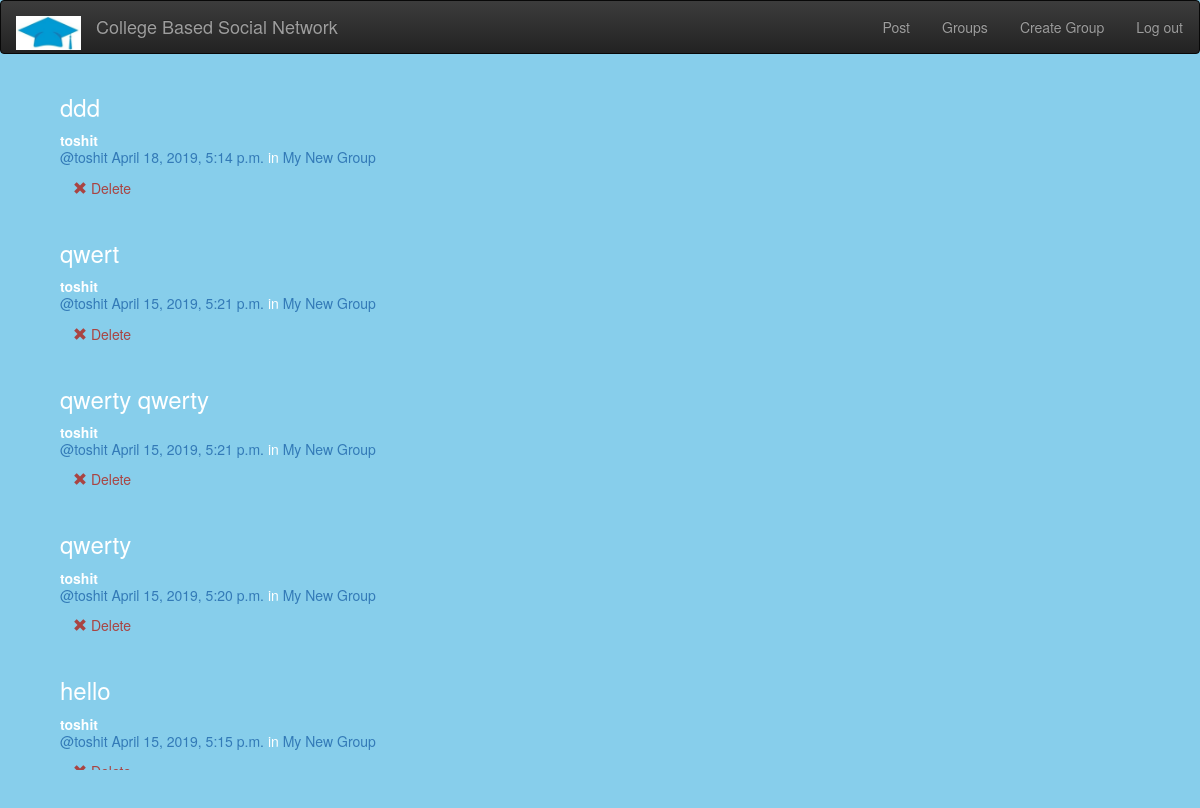
Screenshot of /posts/ (signed in) with the database file from the repository.
### posts/models.py (models this page shows, shortened)
class Post(models.Model):
    user = models.ForeignKey(User, related_name="posts")
    created_at = models.DateTimeField(auto_now=True)
    message = models.TextField()
    message_html = models.TextField(editable=False)
    group = models.ForeignKey(Group, related_name="posts",null=True, blank=True)
    class Meta:
        ordering = ["-created_at"]
        unique_together = ["user", "message"]

### groups/models.py (models this page shows, shortened)
class Group(models.Model):
    name = models.CharField(max_length=255, unique=True)
    slug = models.SlugField(allow_unicode=True, unique=True)
    description = models.TextField(blank=True, default='')
    description_html = models.TextField(editable=False, default='', blank=True)
    members = models.ManyToManyField(User,through="GroupMember")
    class Meta:
        ordering = ["name"]

### posts/views.py (the view)
class PostList(SelectRelatedMixin, generic.ListView):
    model = models.Post
    select_related = ("user", "group")

### posts/templates/posts/post_list.html (shortened to what this page needs)
{% extends "posts/post_base.html" %}
{% load humanize %}
 {% block post_content %}
<div class="col-md-8">
	{% for post in post_list %}
  {% include "posts/_post.html" %}
	{% endfor %}
{% endblock %}

### posts/templates/posts/_post.html
<div class="post media">
	<h3>{{ post.message_html|safe }}</h3>
	<div class="media-body">
		<strong>{{ post.user.username }}</strong>
		<h5 class="media-heading">
			<span class="username"><a href="{% url 'posts:for_user' username=post.user.username %}">@{{ post.user.username }}</a></span>
			<time class="time"><a href="{% url 'posts:single' username=post.user.username pk=post.pk %}">{{ post.created_at }}</a></time>
			{% if post.group %}
			<span class="group-name">in <a href="#">{{ post.group.name }}</a></span>
			{% endif %}
		</h5>
		<div class="media-footer">
			{% if user.is_authenticated and post.user == user and not hide_delete %}
				<a href="{% url 'posts:delete' pk=post.pk %}" title="delete" class="btn btn-simple">
					<span class="glyphicon glyphicon-remove text-danger" aria-hidden="true"></span>
					<span class="text-danger icon-label">Delete</span>
				</a>
			{% endif %}
		</div>
	</div>

### static/simplesocial/css/masters.css (style rules this page uses)
body { margin: 0; overflow: hidden; background-color: #87CEEB ; color:white; }

### rows the page displays
Post: message_html "ddd", user.username "toshit", created_at "April 18, 2019, 5:14 p.m.", group.name "My New Group", shows "Delete"
Post: message_html "qwert", user.username "toshit", created_at "April 15, 2019, 5:21 p.m.", group.name "My New Group", shows "Delete"
Post: message_html "qwerty qwerty", user.username "toshit", created_at "April 15, 2019, 5:21 p.m.", group.name "My New Group", shows "Delete"
Post: message_html "qwerty", user.username "toshit", created_at "April 15, 2019, 5:20 p.m.", group.name "My New Group", shows "Delete"
Post: message_html "hello", user.username "toshit", created_at "April 15, 2019, 5:15 p.m.", group.name "My New Group", shows "Delete"
